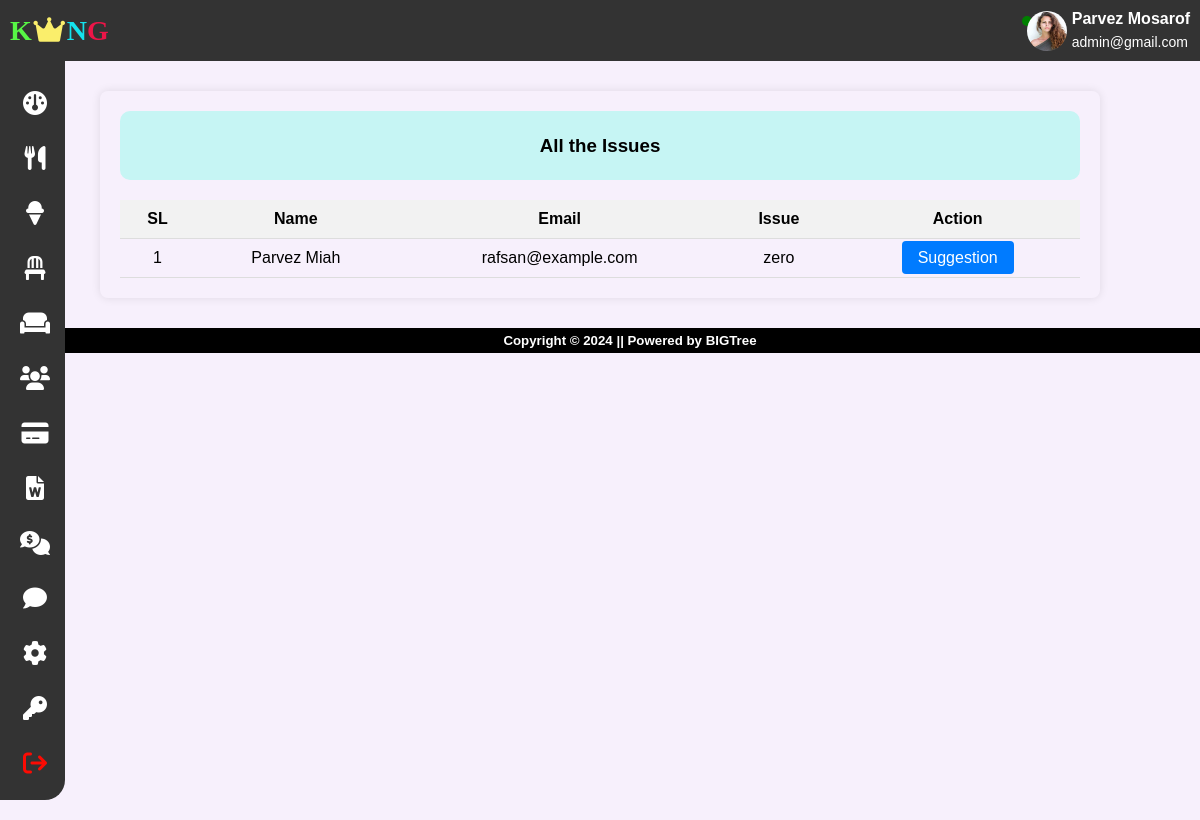
The page /rstms/admin/contactus-details.php (signed in) on the database its author committed.
### tables this page shows
CREATE TABLE `tbl_contactus` (
  `ctus_id` int(11) NOT NULL,
  `ctus_name` varchar(255) NOT NULL,
  `ctus_email` varchar(255) NOT NULL,
  `ctus_desc` varchar(255) NOT NULL
);

### rstms/admin/contactus-details.php (the view, shortened to what this page needs)
<?php
    include('includes/header.php');
    include('includes/sidebar.php');
?>
<div class="container">
	<div class="header">
		<h3>All the Issues</h3>
	</div>
	<div class="table">
		<table class="contact-table">
			<thead>
				<tr>
					<th>SL</th>
					<th>Name</th>
					<th>Email</th>
					<th>Issue</th>
					<th>Action</th>
				</tr>
			</thead>
			<tbody>
				<?php
				$sql = $conn->prepare("SELECT * FROM tbl_contactus");
				$sql -> execute();
				$result = $sql->get_result();
				if ($result && $result->num_rows>0) {
					$sl = 1;
					while ($row = $result->fetch_assoc()) {
						echo "<tr>";
						echo "<td>{$sl}</td>";
						echo "<td>".htmlspecialchars($row['ctus_name'])."</td>";
						echo "<td>".htmlspecialchars($row['ctus_email'])."</td>";
						echo "<td>".htmlspecialchars($row['ctus_desc'])."</td>";
						echo "<td><a href='mailto:".urlencode(htmlspecialchars($row['ctus_email']))."' class='btn-sugst'>Suggestion</a></td>";
						echo "</tr>";
						$sl++;
					}
				}
				?>
			</tbody>
		</table>
	</div>
</div>
<?php
    include('includes/footer.php');
?>

### rstms/admin/includes/sidebar.php (shortened to what this page needs)
<nav class="navbar">
	<div class="row">
		<div class="logo">
			<a href="dashboard.php"><span style="color: #57f745; font-family: Matura MT Script Capitals;">K</span><i class="fa-solid fa-crown"></i><span style="color: #15e2ed;font-family: Algerian;">N</span><span style="color: #ed1548;font-family: Lucida Sans;">G</span></a>
		</div>
		<div class="admin-prof"style="display: flex;align-items:center;">
			<?php
			if (isset($_SESSION['admin_email'])) {
				$a_email = $_SESSION['admin_email'];
				$sql_admin = $conn->prepare("SELECT a_name, a_email, a_img FROM admin WHERE a_email = ?");
				$sql_admin -> bind_param("s", $a_email);
				$sql_admin -> execute();
				$result_admin = $sql_admin->get_result();
				if ($result_admin && $result_admin->num_rows>0) {
					$row = $result_admin->fetch_assoc()
			?>
					<div class="active-indicator"></div>
					<img src="<?php echo $row['a_img']; ?>" alt="admin profile">
					<div class="detils">
						<span class="admin-name"><?php echo $row['a_name']; ?></span><br>
		                <span class="admin-email"><?php echo $row['a_email']; ?></span>
					</div>
			<?php
				}
			}
			?>
		</div>
	</div>
</nav>
		<div class="side-bar">
			<div class="category">
				<div class="bar">
					<a href="dashboard.php"><i class="fa-solid fa-gauge"></i></a>
				</div>
				<div class="bar">
					<a href="category.php"><i class="fa-solid fa-utensils"></i> </a>
				</div>
				<div class="bar">
					<a href="foodmenu.php"><i class="fa-solid fa-ice-cream"></i> </a>
				</div>
				<div class="bar">
					<a href="table.php"><i class="fa-solid fa-chair"></i> </a>
				</div>
				<div class="bar">
					<a href="bookedtable.php"><i class="fa-solid fa-couch"></i></a>
				</div>
				<div class="bar">
					<a href="userdetails.php"><i class="fa-solid fa-users"></i> </a>
				</div>
				<div class="bar">
					<a href="payment-status.php"><i class="fa-solid fa-credit-card"></i> </a>
				</div>
				<div class="bar">
					<a href="sales-report.php"><i class="fa-solid fa-file-word"></i> </a>
				</div>
				<div class="bar">
					<a href="contactus-details.php"><i class="fa-solid fa-comments-dollar"></i></a>
				</div>
				<div class="bar">
					<a href="user-feedback.php"><i class="fa-solid fa-comment"></i></i></a>
				</div>
				<div class="bar">
					<a href="admin-profile.php"><i class="fa-solid fa-gear"></i></a>
				</div>
				<div class="bar">
					<a href="changepass.php"><i class="fa-solid fa-key"></i>  </a>
				</div>
				<div class="bar">
					<a href="includes/logout.php"><i class="fa-solid fa-arrow-right-from-bracket"></i> </a>
				</div>
			</div>
		</div>

### rstms/assets/css/admin.css (style rules this page uses)
body { font-family: 'Arial', sans-serif; margin: 0; padding: 0; background-color: #f4f4f4; }
.navbar { background-color: #333; color: #fff; padding: 10px; }
.navbar .row { display: flex; align-items: center; justify-content: space-between; }
.logo a { margin: 0; font-size: 28px; font-family: Arial; font-weight: bolder; color: #fff; text-decoration: none; }
.admin-prof { display: flex; align-items: center; }
.admin-prof img { width: 40px; height: 40px; border-radius: 50%; margin-right: 5px; }
.admin-name { display: inline-block; font-weight: bold; margin-bottom: 5px; }
.admin-email { display: inline-block; font-size: 14px; }
.side-bar { background-color: #333; height: auto; width: 65px; margin-bottom: 20px; border-radius: 0 0 20px 0; float: left; }
.bar { margin-left: 20px; padding-top: 20px; }
.bar a { display: inline-block; text-decoration: none; color: #fff; cursor: pointer; padding-top: 10px; }
.fa-gauge, .fa-utensils, .fa-ice-cream, .fa-chair, .fa-book-atlas, .fa-key, .fa-users, .fa-gear, .fa-couch, .fa-comments-dollar, .fa-comment, .fa-credit-card, .fa-file-word { font-size: 24px; }
.fa-arrow-right-from-bracket { color: #fc0b03; font-size: 24px; padding-bottom: 25px; }
.fa-crown { color: #faee6b; }

### rstms/admin/includes/sidebar.php (style rules this page uses)
.active-indicator { width: 10px; height: 10px; background-color: green; border-radius: 50%; margin-right: -5px; margin-top: -20px; animation: pulse 0.5s infinite alternate; }

### rstms/admin/contactus-details.php (style rules this page uses)
body { font-family: Arial, sans-serif; background-color: #f7f0fc; }
.container { max-width: 80%; margin: 30px auto; padding: 20px; border-radius: 8px; box-shadow: 0 0 10px rgba(0, 0, 0, 0.1); }
.header { text-align: center; margin-bottom: 20px; background-color: #c6f5f4; padding: 5px; border-radius: 10px; }
.contact-table { width: 100%; border-collapse: collapse; }
.contact-table th, .contact-table td { padding: 10px; text-align: center; border-bottom: 1px solid #ddd; }
.contact-table th { background-color: #f2f2f2; }
.btn-sugst { padding: 8px 16px; border: none; background-color: #007bff; color: #fff; cursor: pointer; border-radius: 4px; transition: background-color 0.3s; text-decoration: none; }

### rows shown on the page
tbl_contactus: ctus_name "Parvez Miah", ctus_email "rafsan@example.com", ctus_desc "zero"

### other values the page prints
$row['a_name'] "Parvez Mosarof"
$row['a_email'] "admin@gmail.com"
